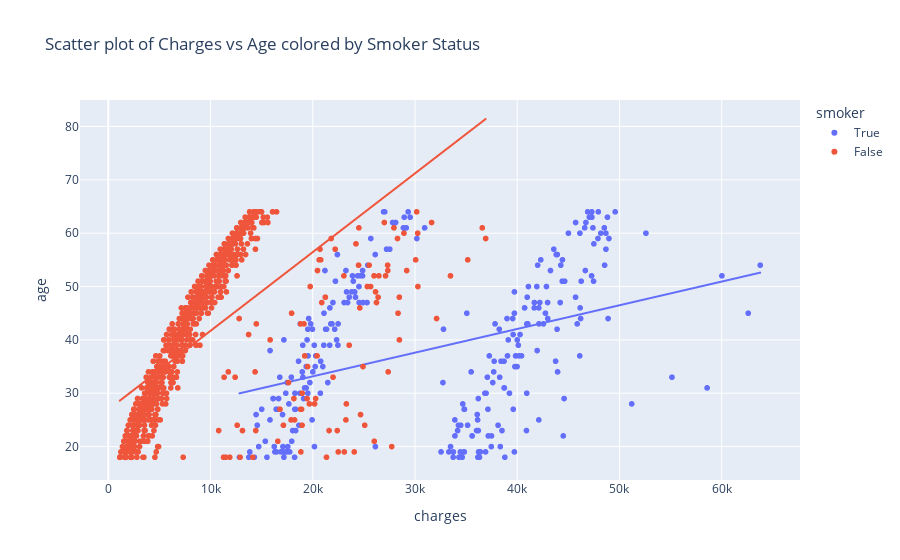

Notebook source saved alongside this figure:
### Markdown cell above
First let's see the correlation between age and charges:

### Code cell
correlation = insurance['age'].corr(insurance['charges'])
print(f"Correlation between age and charges: {correlation:.3f}")
px.scatter(insurance, x='charges', y='age', color='smoker', trendline='ols', hover_data=['bmi', 'sex', 'region'], title='Scatter plot of Charges vs Age colored by Smoker Status')

### Figure 1 — Plotly figure (JSON) as saved in the notebook; plotly's stock layout.template omitted (floating-point values rounded to 4 significant figures; data arrays with more than 128 entries replaced by an {"elided": "..."} marker saying what was removed)
{"data": [{"customdata": {"elided": "274x3 mixed values"}, "hovertemplate": "smoker=True<br>charges=%{x}<br>age=%{y}<br>bmi=%{customdata[0]}<br>sex=%{customdata[1]}<br>region=%{customdata[2]}<extra></extra>", "legendgroup": "True", "marker": {"color": "#636efa", "symbol": "circle"}, "mode": "markers", "name": "True", "showlegend": true, "type": "scattergl", "x": {"elided": "274 float values"}, "xaxis": "x", "y": {"elided": "274 int values"}, "yaxis": "y"}, {"hovertemplate": "<b>OLS trendline</b><br>age = 0.000444209 * charges + 24.2776<br>R<sup>2</sup>=0.135589<br><br>smoker=True<br>charges=%{x}<br>age=%{y} <b>(trend)</b><extra></extra>", "legendgroup": "True", "marker": {"color": "#636efa", "symbol": "circle"}, "mode": "lines", "name": "True", "showlegend": false, "type": "scattergl", "x": {"elided": "274 float values"}, "xaxis": "x", "y": {"elided": "274 float values"}, "yaxis": "y"}, {"customdata": {"elided": "1064x3 mixed values"}, "hovertemplate": "smoker=False<br>charges=%{x}<br>age=%{y}<br>bmi=%{customdata[0]}<br>sex=%{customdata[1]}<br>region=%{customdata[2]}<extra></extra>", "legendgroup": "False", "marker": {"color": "#EF553B", "symbol": "circle"}, "mode": "markers", "name": "False", "showlegend": true, "type": "scattergl", "x": {"elided": "1064 float values"}, "xaxis": "x", "y": {"elided": "1064 int values"}, "yaxis": "y"}, {"hovertemplate": "<b>OLS trendline</b><br>age = 0.00147547 * charges + 26.9408<br>R<sup>2</sup>=0.394317<br><br>smoker=False<br>charges=%{x}<br>age=%{y} <b>(trend)</b><extra></extra>", "legendgroup": "False", "marker": {"color": "#EF553B", "symbol": "circle"}, "mode": "lines", "name": "False", "showlegend": false, "type": "scattergl", "x": {"elided": "1064 float values"}, "xaxis": "x", "y": {"elided": "1064 float values"}, "yaxis": "y"}], "layout": {"legend": {"title": {"text": "smoker"}, "tracegroupgap": 0}, "title": {"text": "Scatter plot of Charges vs Age colored by Smoker Status"}, "xaxis": {"anchor": "y", "domain": [0, 1], "title": {"text": "charges"}}, "yaxis": {"anchor": "x", "domain": [0, 1], "title": {"text": "age"}}}}
